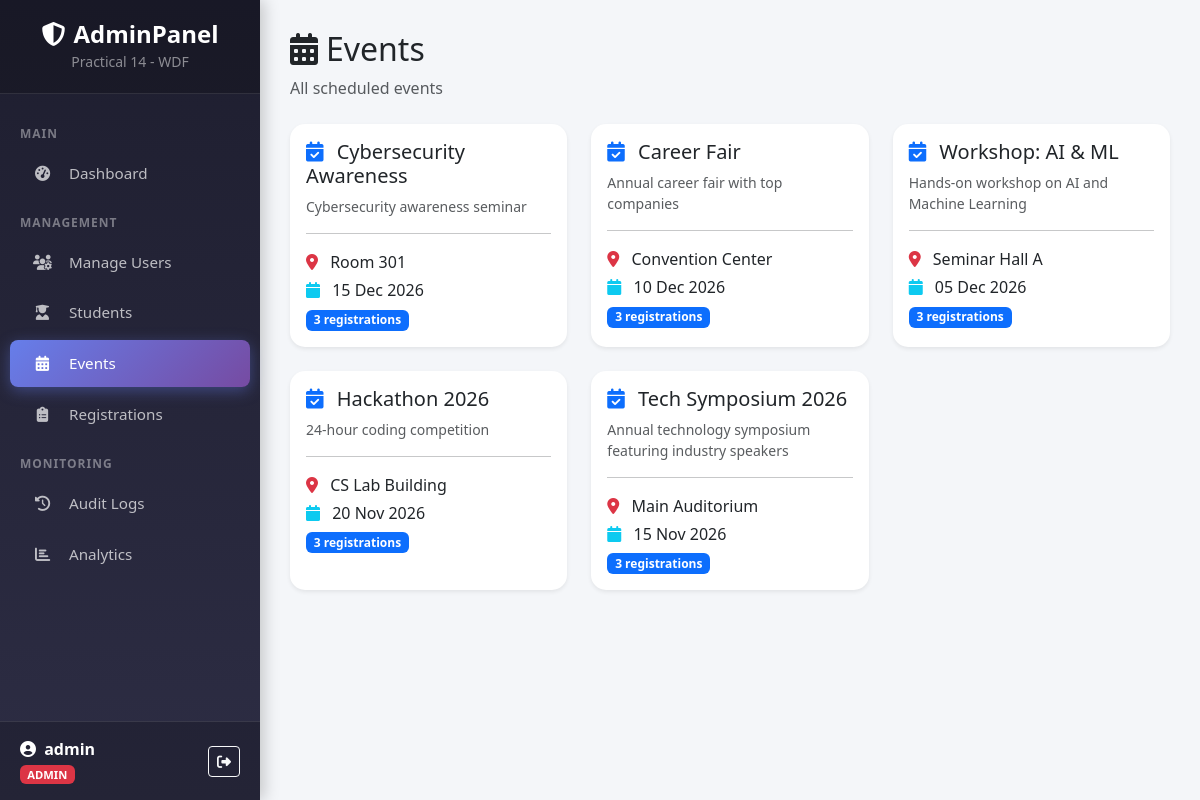
Page /manage_events.php (signed in) on the committed database.
### tables this page shows
CREATE TABLE IF NOT EXISTS events (
    id INT AUTO_INCREMENT PRIMARY KEY,
    title VARCHAR(200) NOT NULL,
    description TEXT,
    event_date DATE NOT NULL,
    location VARCHAR(200),
    created_at TIMESTAMP DEFAULT CURRENT_TIMESTAMP
);

### manage_events.php (the view, shortened to what this page needs)
<?php
require_once 'config.php';
$events = $conn->query("
    SELECT e.*, COUNT(r.id) as reg_count
    FROM events e
    LEFT JOIN registrations r ON e.id = r.event_id
    GROUP BY e.id
    ORDER BY e.event_date DESC
");
?>
<!DOCTYPE html>
<html lang="en">
<head>
    <link href="https://cdn.jsdelivr.net/npm/bootstrap@5.3.0/dist/css/bootstrap.min.css" rel="stylesheet">
    <link href="https://cdnjs.cloudflare.com/ajax/libs/font-awesome/6.4.0/css/all.min.css" rel="stylesheet">
</head>
<body>
    <?php include 'sidebar.php'; ?>
    <div class="main-content">
        <div class="page-header mb-4">
            <h2><i class="fas fa-calendar-alt me-2"></i>Events</h2>
            <p class="text-muted">All scheduled events</p>
        </div>
        <div class="row g-4">
            <?php while ($e = $events->fetch_assoc()): ?>
            <div class="col-md-6 col-lg-4">
                <div class="card border-0 shadow-sm h-100" style="border-radius:15px;">
                    <div class="card-body">
                        <h5 class="card-title">
                            <i class="fas fa-calendar-check text-primary me-2"></i>
                            <?= htmlspecialchars($e['title']) ?>
                        </h5>
                        <p class="text-muted small"><?= htmlspecialchars($e['description']) ?></p>
                        <hr>
                        <p class="mb-1">
                            <i class="fas fa-map-marker-alt text-danger me-2"></i>
                            <?= htmlspecialchars($e['location']) ?>
                        </p>
                        <p class="mb-1">
                            <i class="fas fa-calendar me-2 text-info"></i>
                            <?= date('d M Y', strtotime($e['event_date'])) ?>
                        </p>
                        <p class="mb-0">
                            <span class="badge bg-primary"><?= $e['reg_count'] ?> registrations</span>
                        </p>
                    </div>
                </div>
            </div>
            <?php endwhile; ?>
        </div>
    </div>
</body>
</html>

### sidebar.php (style rules this page uses)
.main-content { margin-left: 260px; padding: 30px; background: #f4f6f9; min-height: 100vh; }

### rows in the picture
events: title "Cybersecurity Awareness", description "Cybersecurity awareness seminar", location "Room 301", event_date "15 Dec 2026", reg_count "3"
events: title "Career Fair", description "Annual career fair with top companies", location "Convention Center", event_date "10 Dec 2026", reg_count "3"
events: title "Workshop: AI & ML", description "Hands-on workshop on AI and Machine Learning", location "Seminar Hall A", event_date "05 Dec 2026", reg_count "3"
events: title "Hackathon 2026", description "24-hour coding competition", location "CS Lab Building", event_date "20 Nov 2026", reg_count "3"
events: title "Tech Symposium 2026", description "Annual technology symposium featuring industry speakers", location "Main Auditorium", event_date "15 Nov 2026", reg_count "3"

### other values in the picture
$_SESSION['username'] "admin"
$role "ADMIN"
